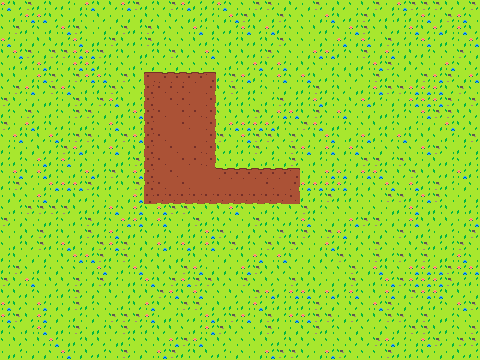

This is a level from a 2D game, rendered from its Tiled map with the project's own tilesets. A one-line summary and the map file follow, with tile-layer data summarised:
An orthogonal 40x30 tile map with 12x12 px tiles, 7 tile layers (grass, grassOverlay, buildingBottom, buildingBottom2, ...).

<map version="1.10" tiledversion="1.11.2" orientation="orthogonal" renderorder="right-down" width="40" height="30" tilewidth="12" tileheight="12" infinite="0" nextlayerid="12" nextobjectid="1">
 <editorsettings>
  <export target="test.lua" format="lua" />
 </editorsettings>
 <tileset firstgid="1" name="terrain" tilewidth="12" tileheight="12" tilecount="1024" columns="32">
  <image source="tileset/terrain.png" width="384" height="384" />
  <tile id="99">
   <properties>
    <property name="collidable" type="bool" value="true" />
   </properties>
  </tile>
  <tile id="100">
   <properties>
    <property name="collidable" type="bool" value="true" />
   </properties>
  </tile>
  <tile id="101">
   <properties>
    <property name="collidable" type="bool" value="true" />
   </properties>
  </tile>
  <tile id="131">
   <properties>
    <property name="collidable" type="bool" value="true" />
   </properties>
  </tile>
  <tile id="132">
   <properties>
    <property name="collidable" type="bool" value="true" />
   </properties>
  </tile>
  <tile id="133">
   <properties>
    <property name="collidable" type="bool" value="true" />
   </properties>
  </tile>
  <tile id="163">
   <properties>
    <property name="collidable" type="bool" value="true" />
   </properties>
  </tile>
  <tile id="164">
   <properties>
    <property name="collidable" type="bool" value="true" />
   </properties>
  </tile>
  <tile id="165">
   <properties>
    <property name="collidable" type="bool" value="true" />
   </properties>
  </tile>
  <tile id="195">
   <properties>
    <property name="collidable" type="bool" value="true" />
   </properties>
  </tile>
  <tile id="196">
   <properties>
    <property name="collidable" type="bool" value="true" />
   </properties>
  </tile>
  <tile id="197">
   <properties>
    <property name="collidable" type="bool" value="true" />
   </properties>
  </tile>
  <tile id="227">
   <properties>
    <property name="collidable" type="bool" value="true" />
   </properties>
  </tile>
  <tile id="228">
   <properties>
    <property name="collidable" type="bool" value="true" />
   </properties>
  </tile>
  <tile id="229">
   <properties>
    <property name="collidable" type="bool" value="true" />
   </properties>
  </tile>
  <tile id="259">
   <properties>
    <property name="collidable" type="bool" value="true" />
   </properties>
  </tile>
  <tile id="260">
   <properties>
    <property name="collidable" type="bool" value="true" />
   </properties>
  </tile>
  <tile id="261">
   <properties>
    <property name="collidable" type="bool" value="true" />
   </properties>
  </tile>
 </tileset>
 <layer id="1" name="grass" width="40" height="30">
  <data>[1200 cells, 1200 non-empty, 6 distinct tile ids]</data>
 </layer>
 <layer id="2" name="grassOverlay" width="40" height="30">
  <data>[1200 cells, 87 non-empty, 10 distinct tile ids]</data>
 </layer>
 <group id="9" name="Buildings">
  <layer id="6" name="buildingBottom" width="40" height="30">
   <data>[1200 cells, 97 non-empty, 17 distinct tile ids]</data>
  </layer>
  <layer id="11" name="buildingBottom2" width="40" height="30">
   <data>[1200 cells, 8 non-empty, 4 distinct tile ids]</data>
  </layer>
  <layer id="10" name="buildingShadow" width="40" height="30">
   <data>[1200 cells, 36 non-empty, 2 distinct tile ids]</data>
  </layer>
  <layer id="7" name="BuildingMiddle" width="40" height="30">
   <data>[1200 cells, 91 non-empty, 6 distinct tile ids]</data>
  </layer>
  <layer id="8" name="BuildingTop" width="40" height="30">
   <data>[1200 cells, 40 non-empty, 33 distinct tile ids]</data>
  </layer>
 </group>
</map>